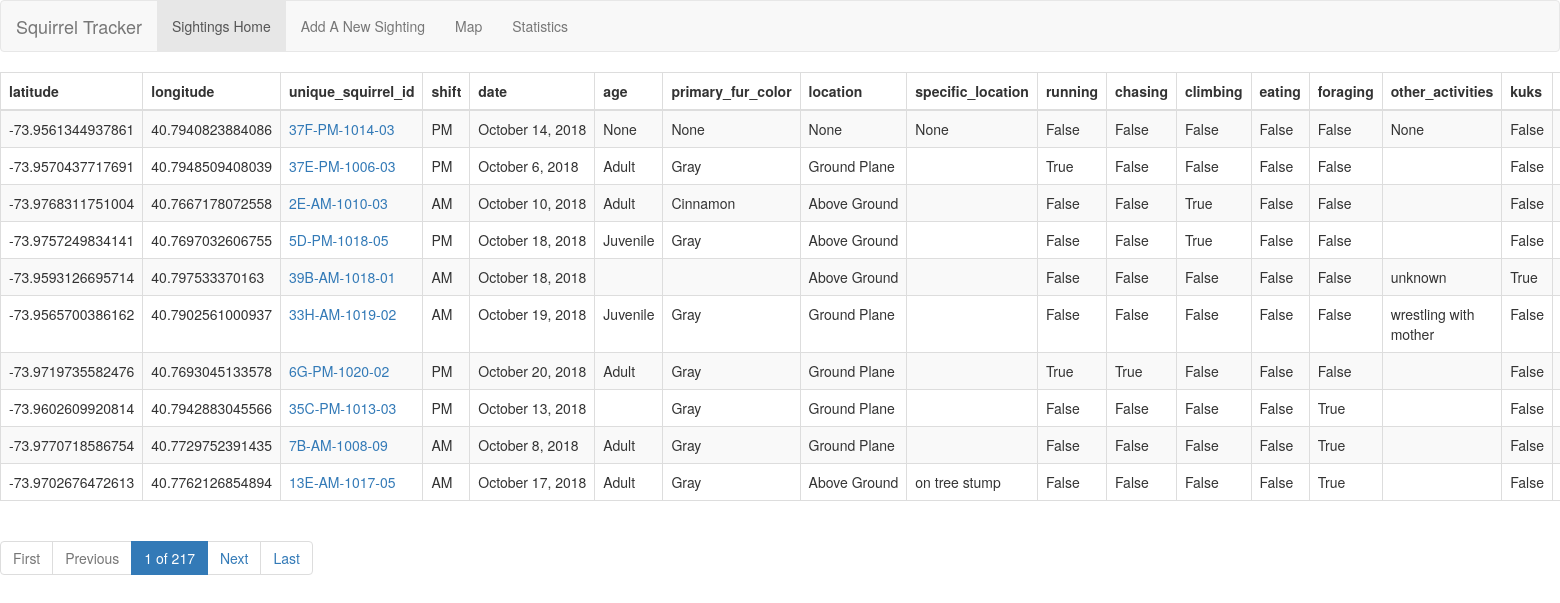
The app's page /sightings/, older data.
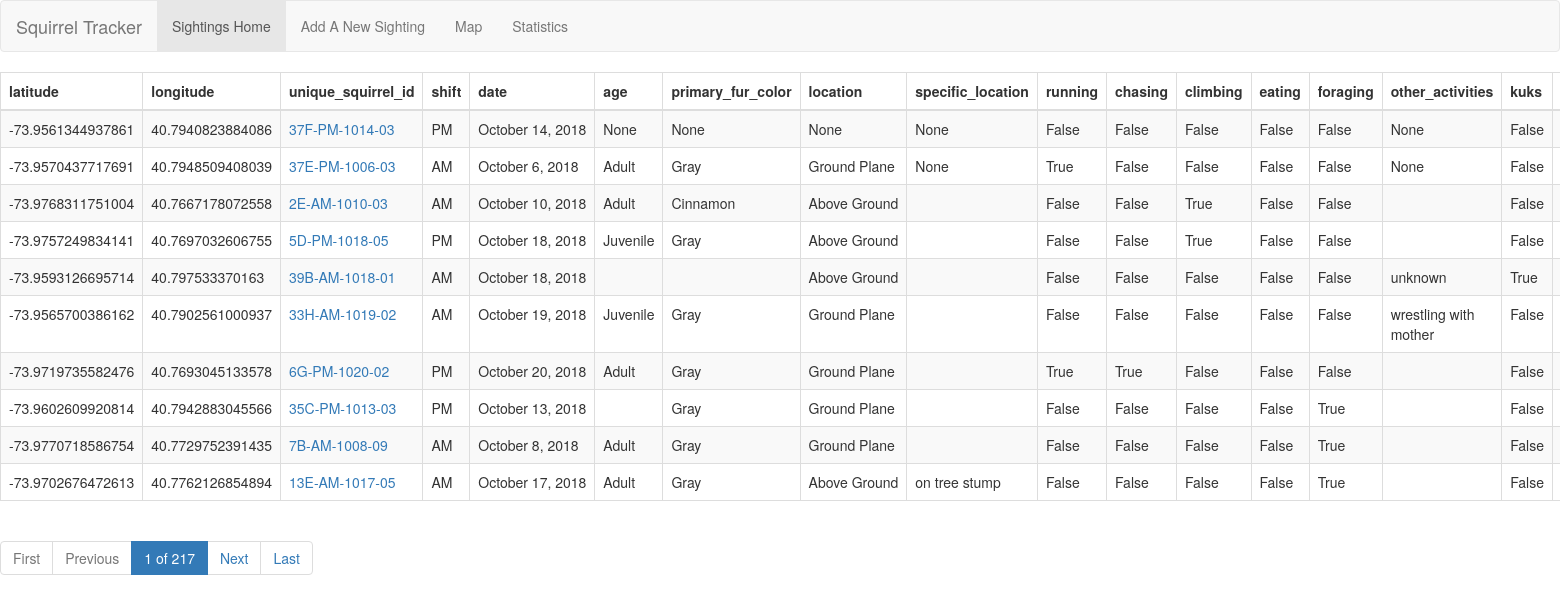
The same page, newer data.
### map/models.py (models this page shows)
class SightingsSquirrelData(models.Model):
    latitude = models.FloatField()
    longitude = models.FloatField()
    unique_squirrel_id = models.CharField(unique=True, max_length=200)
    shift = models.CharField(max_length=200, blank=True, null=True)
    date = models.DateField(blank=True, null=True)
    age = models.CharField(max_length=200, blank=True, null=True)
    primary_fur_color = models.CharField(max_length=200, blank=True, null=True)
    location = models.CharField(max_length=200, blank=True, null=True)
    specific_location = models.CharField(max_length=200, blank=True, null=True)
    running = models.BooleanField(blank=True, null=True)
    chasing = models.BooleanField(blank=True, null=True)
    climbing = models.BooleanField(blank=True, null=True)
    eating = models.BooleanField(blank=True, null=True)
    foraging = models.BooleanField(blank=True, null=True)
    other_activities = models.CharField(max_length=200, blank=True, null=True)
    kuks = models.BooleanField(blank=True, null=True)
    quaas = models.BooleanField(blank=True, null=True)
    moans = models.BooleanField(blank=True, null=True)
    tail_flags = models.BooleanField(blank=True, null=True)
    tail_twitches = models.BooleanField(blank=True, null=True)
    approaches = models.BooleanField(blank=True, null=True)
    indifferent = models.BooleanField(blank=True, null=True)
    runs_from = models.BooleanField(blank=True, null=True)
    class Meta:
        managed = False
        db_table = 'sightings_squirrel_data'

### sightings/views.py (the view)
# urls.py: path('sightings/', include('sightings.urls')),
def sightings(request):
    sq_data=squirrel_data.objects.all()
    page = request.GET.get('page', 1)
    paginator = Paginator(sq_data, 10)
    try:
        users = paginator.page(page)
    except PageNotAnInteger:
        users = paginator.page(1)
    except EmptyPage:
        users = paginator.page(paginator.num_pages)
    return render(request, 'sightings/sightings.html', {'users':users})

### sightings/templates/sightings/sightings.html (shortened to what this page needs)
<!DOCTYPE html>
<html lang="en">
  <head>
    <link rel="stylesheet" href="https://maxcdn.bootstrapcdn.com/bootstrap/3.4.1/css/bootstrap.min.css">
  </head>
  <body>
    <nav class="navbar navbar-default ">
      <div class="container-fluid">
        <div class="navbar-header">
          <a class="navbar-brand" href="/sightings">Squirrel Tracker</a></div>
        <ul class="nav navbar-nav ">
          <li class="active">
            <a href="/sightings">Sightings Home</a></li>
          <li>
            <a href="/sightings/add">Add A New Sighting</a></li>
          <li>
            <a href="/map">Map</a></li>
          <li>
            <a href="/sightings/stats">Statistics</a></li>
        </ul>
      </div>
    </nav>
    <table class="table table-bordered table-responsive table-striped table-hover">
      <thead class="thead-dark">
        <tr>
          <th>latitude</th>
          <th>longitude</th>
          <th>unique_squirrel_id</th>
          <th>shift</th>
          <th>date</th>
          <th>age</th>
          <th>primary_fur_color</th>
          <th>location</th>
          <th>specific_location</th>
          <th>running</th>
          <th>chasing</th>
          <th>climbing</th>
          <th>eating</th>
          <th>foraging</th>
          <th>other_activities</th>
          <th>kuks</th>
          <th>quaas</th>
          <th>runs_from</th></tr>
      </thead>
      <tbody>{% for row in users %}
        <tr>
          <td>{{row.latitude}}</td>
          <td>{{row.longitude}}</td>
          <td>
            <a href="/sightings/{{row.unique_squirrel_id}}/">{{row.unique_squirrel_id}}</a></td>
          <td>{{row.shift}}</td>
          <td nowrap="nowrap">{{row.date|date:"F j, Y"}}</td>
          <td>{{row.age}}</td>
          <td>{{row.primary_fur_color}}</td>
          <td nowrap="nowrap">{{row.location}}</td>
          <td>{{row.specific_location}}</td>
          <td>{{row.running}}</td>
          <td>{{row.chasing}}</td>
          <td>{{row.climbing}}</td>
          <td>{{row.eating}}</td>
          <td>{{row.foraging}}</td>
          <td>{{row.other_activities}}</td>
          <td>{{row.kuks}}</td>
          <td>{{row.quaas}}</td>
        </tr>{% endfor %}</tbody>
    </table>
    <nav aria-label="...">
      <ul class="pagination">
        {% if users.has_previous %}
        <li class="abled">
          <a href="?page=1">
            <span aria-hidden="true">First</span></a>
        </li>
        <li class="abled">
          <a href="?page={{ users.previous_page_number }}" aria-label="Previous">Previous</a></li>
        {%else%}
        <li class="disabled">
          <a href="?page=1">
            <span aria-hidden="true">First</span></a>
        </li>
        <li class="disabled">
          <a href="#">Previous</a></li>
        {% endif %}
        <li class='active'>
          <span>{{ users.number }} of {{ users.paginator.num_pages }}</span></li>
        {% if users.has_next %}
        <li class="abled">
          <a href="?page={{ users.next_page_number }}" aria-label="Next">Next</a></li>
        <li class="abled">
          <a href="?page={{ users.paginator.num_pages }}">
            <span aria-hidden="true">Last</span>
          </a>
        </li>
        {% endif %}
      </ul>
    </nav>
  </body>
</html>

Row changes from the older to the newer data that the page shows:
changed SightingsSquirrelData "37E-PM-1006-03": shift "PM" → "AM"; specific_location (not shown) → "None"; other_activities (not shown) → "None"
